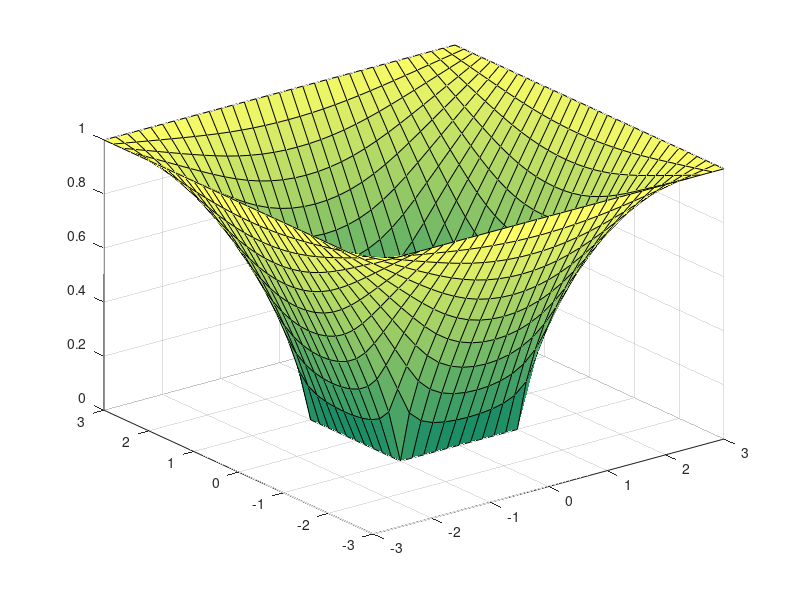

Write MATLAB code to recreate this figure.
clear 


%% Testcases 
 %testcase = 'Convergence'
 testcase = 'Solution'

%% Code starts here

switch testcase
    case 'Convergence'
        load('refsol.mat')
        %% Setting up the Domain
        for stp = 3:7
             N = 2^stp-1;
            d.x=linspace(-3,3,N);
            d.y=linspace(-3,3,N);
            [X,Y]=meshgrid(d.x,d.y);
            d.omega=((abs(X)<3)&(Y<3)&(Y>1))|((abs(X)<3)&(Y>-3)&(Y<-1))|...
                    ((abs(Y)<=1)&(X<3)&(X>1))|((abs(Y)<=1)&(X>-3)&(X<-1));
            d.bound=((abs(Y)<=3)&((X==3)|(X==-3)))|((abs(X)<=3)&((Y==3)|(Y==-3))); 
            r=0;
            d.rr=zeros(N,N);
                for i=1:N
                    for j=1:N
                        if d.omega(i,j)
                            r=r+1;
                            d.ii(r)=i;
                            d.jj(r)=j;
                            d.rr(i,j)=r;    
                        end 

                    end
                end
            d.NU=r;

            %% Setting Up Matrix A
            d.L = sparse(d.NU);
            d.b = zeros(d.NU,1);
            for r=1:d.NU
                d.L(r,r) = -4;
                i = d.ii(r);
                k = d.jj(r);
                if d.bound(i-1,k)
                    d.b(r) = 1;
                end
                if d.bound(i+1,k)
                    d.b(r) = 1;
                end
                if d.bound(i,k-1)
                    d.b(r) = 1;
                end
                if d.bound(i,k+1)
                    d.b(r) = 1;
                end
                if d.omega(1+i,k)
                    d.L(r,d.rr(i+1,k))=1;
                end
                if d.omega(-1+i,k)
                    d.L(r,d.rr(i-1,k))=1;
                end
                if d.omega(i,1+k)
                    d.L(r,d.rr(i,k+1))=1;
                end
                if d.omega(i,-1+k)
                    d.L(r,d.rr(i,k-1))=1;
                end
                 perc =r/d.NU*100;
        %          fprintf('Percentage: %f\n',perc);
             end
        h(stp-2)= abs(d.x(2)-d.x(1));

        d.b(1)=2;
        d.b(N-2)=2;
        d.b(d.NU-N+3)=2;
        d.b(d.NU)=2;

        d.b=d.b;
        d.L=-d.L;

        d.U = d.L\d.b;
        d.U1 = zeros(size(d.rr,1));
        for i=1:N
                for j=1:N
                    if d.omega(i,j)
                        d.U1(i,j)=d.U(d.rr(i,j));
                    end
                    if d.bound(i,j)
                        d.U1(i,j) = 1;
                    end
                    d.U1;
                end
        end
        % surf(d.x,d.y,d.U1)

        %% Error Check
        dx = d.x;
        U1 = d.U1;
         c=find(ismember(dx,dxref));
         d=find(ismember(dxref,dx));
         e= U1(2,c)-Uref(2,d);
        clear c d
        error(stp-2)=h(stp-2)^(1/2)*norm(e);
        end
        loglog(h,error,'-*')
        grid on
        xlabel('stepsize')
        ylabel('Error')
        
    case 'Solution'
         N = 2^5-1;
            d.x=linspace(-3,3,N);
            d.y=linspace(-3,3,N);
            [X,Y]=meshgrid(d.x,d.y);
            d.omega=((abs(X)<3)&(Y<3)&(Y>1))|((abs(X)<3)&(Y>-3)&(Y<-1))|...
                    ((abs(Y)<=1)&(X<3)&(X>1))|((abs(Y)<=1)&(X>-3)&(X<-1));
            d.bound=((abs(Y)<=3)&((X==3)|(X==-3)))|((abs(X)<=3)&((Y==3)|(Y==-3))); 
            r=0;
            d.rr=zeros(N,N);
                for i=1:N
                    for j=1:N
                        if d.omega(i,j)
                            r=r+1;
                            d.ii(r)=i;
                            d.jj(r)=j;
                            d.rr(i,j)=r;    
                        end 

                    end
                end
            d.NU=r;

            %% Setting Up Matrix A
            d.L = sparse(d.NU);
            d.b = zeros(d.NU,1);
            for r=1:d.NU
                d.L(r,r) = -4;
                i = d.ii(r);
                k = d.jj(r);
                if d.bound(i-1,k)
                    d.b(r) = 1;
                end
                if d.bound(i+1,k)
                    d.b(r) = 1;
                end
                if d.bound(i,k-1)
                    d.b(r) = 1;
                end
                if d.bound(i,k+1)
                    d.b(r) = 1;
                end
                if d.omega(1+i,k)
                    d.L(r,d.rr(i+1,k))=1;
                end
                if d.omega(-1+i,k)
                    d.L(r,d.rr(i-1,k))=1;
                end
                if d.omega(i,1+k)
                    d.L(r,d.rr(i,k+1))=1;
                end
                if d.omega(i,-1+k)
                    d.L(r,d.rr(i,k-1))=1;
                end
                 perc =r/d.NU*100;
        %          fprintf('Percentage: %f\n',perc);
             end
        h= abs(d.x(2)-d.x(1));

        d.b(1)=2;
        d.b(N-2)=2;
        d.b(d.NU-N+3)=2;
        d.b(d.NU)=2;

        d.b=d.b;
        d.L=-d.L;

        d.U = d.L\d.b;
        d.U1 = zeros(size(d.rr,1));
        for i=1:N
                for j=1:N
                    if d.omega(i,j)
                        d.U1(i,j)=d.U(d.rr(i,j));
                    end
                    if d.bound(i,j)
                        d.U1(i,j) = 1;
                    end
                    d.U1;
                end
        end
        surf(d.x,d.y,d.U1)
        colormap summer;
end


